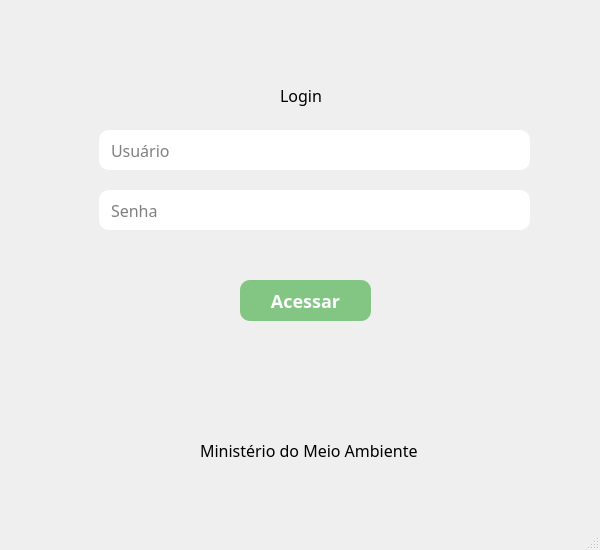
<?xml version="1.0" encoding="UTF-8"?>
<ui version="4.0">
 <class>Form</class>
 <widget class="QMainWindow" name="Form">
  <property name="enabled">
   <bool>true</bool>
  </property>
  <property name="geometry">
   <rect>
    <x>0</x>
    <y>0</y>
    <width>600</width>
    <height>550</height>
   </rect>
  </property>
  <property name="font">
   <font>
    <family>Poppins</family>
    <pointsize>12</pointsize>
    <weight>50</weight>
    <italic>false</italic>
    <bold>false</bold>
   </font>
  </property>
  <property name="windowTitle">
   <string>Form</string>
  </property>
  <property name="styleSheet">
   <string notr="true">font: 12pt &quot;Poppins&quot;;</string>
  </property>
  <widget class="QWidget" name="centralwidget">
   <widget class="QLabel" name="label_login">
    <property name="geometry">
     <rect>
      <x>280</x>
      <y>80</y>
      <width>61</width>
      <height>31</height>
     </rect>
    </property>
    <property name="text">
     <string>Login</string>
    </property>
   </widget>
   <widget class="QLineEdit" name="lineEdit_user">
    <property name="geometry">
     <rect>
      <x>99</x>
      <y>130</y>
      <width>431</width>
      <height>40</height>
     </rect>
    </property>
    <property name="styleSheet">
     <string notr="true">background-color: white;
border-radius: 10px;
padding: 10px;
color: black;
font: 25 9pt &quot;Poppins ExtraLight&quot;;
</string>
    </property>
    <property name="text">
     <string/>
    </property>
    <property name="readOnly">
     <bool>false</bool>
    </property>
    <property name="placeholderText">
     <string>Usuário</string>
    </property>
   </widget>
   <widget class="QLineEdit" name="lineEdit_password">
    <property name="geometry">
     <rect>
      <x>99</x>
      <y>190</y>
      <width>431</width>
      <height>40</height>
     </rect>
    </property>
    <property name="styleSheet">
     <string notr="true">background-color: white;
border-radius: 10px;
padding: 10px;
color: black;
font: 25 9pt &quot;Poppins ExtraLight&quot;;
</string>
    </property>
    <property name="text">
     <string/>
    </property>
    <property name="echoMode">
     <enum>QLineEdit::Password</enum>
    </property>
    <property name="readOnly">
     <bool>false</bool>
    </property>
    <property name="placeholderText">
     <string>Senha</string>
    </property>
   </widget>
   <widget class="QPushButton" name="btn_acessar">
    <property name="geometry">
     <rect>
      <x>240</x>
      <y>280</y>
      <width>131</width>
      <height>41</height>
     </rect>
    </property>
    <property name="font">
     <font>
      <family>Poppins</family>
      <pointsize>-1</pointsize>
      <weight>75</weight>
      <italic>false</italic>
      <bold>true</bold>
     </font>
    </property>
    <property name="styleSheet">
     <string notr="true">QPushButton#btn_acessar{
background-color: rgb(131, 198, 131);
color: white;
border-radius: 10px;
padding:5px;
font-size:18px;
font-weight: bold;
}

QPushButton#btn_acessar:hover{
	
	background-color: rgb(105, 198, 127);
}</string>
    </property>
    <property name="text">
     <string>Acessar</string>
    </property>
   </widget>
   <widget class="QLabel" name="loginInvalido">
    <property name="geometry">
     <rect>
      <x>100</x>
      <y>360</y>
      <width>431</width>
      <height>31</height>
     </rect>
    </property>
    <property name="styleSheet">
     <string notr="true">font: 9pt &quot;Poppins&quot;;</string>
    </property>
    <property name="text">
     <string/>
    </property>
    <property name="alignment">
     <set>Qt::AlignCenter</set>
    </property>
   </widget>
   <widget class="QLabel" name="label">
    <property name="geometry">
     <rect>
      <x>200</x>
      <y>440</y>
      <width>221</width>
      <height>20</height>
     </rect>
    </property>
    <property name="styleSheet">
     <string notr="true">font: 9pt &quot;Poppins&quot;;</string>
    </property>
    <property name="text">
     <string>Ministério do Meio Ambiente</string>
    </property>
   </widget>
  </widget>
  <widget class="QMenuBar" name="menubar">
   <property name="geometry">
    <rect>
     <x>0</x>
     <y>0</y>
     <width>600</width>
     <height>42</height>
    </rect>
   </property>
  </widget>
  <widget class="QStatusBar" name="statusbar"/>
 </widget>
 <resources/>
 <connections/>
</ui>
